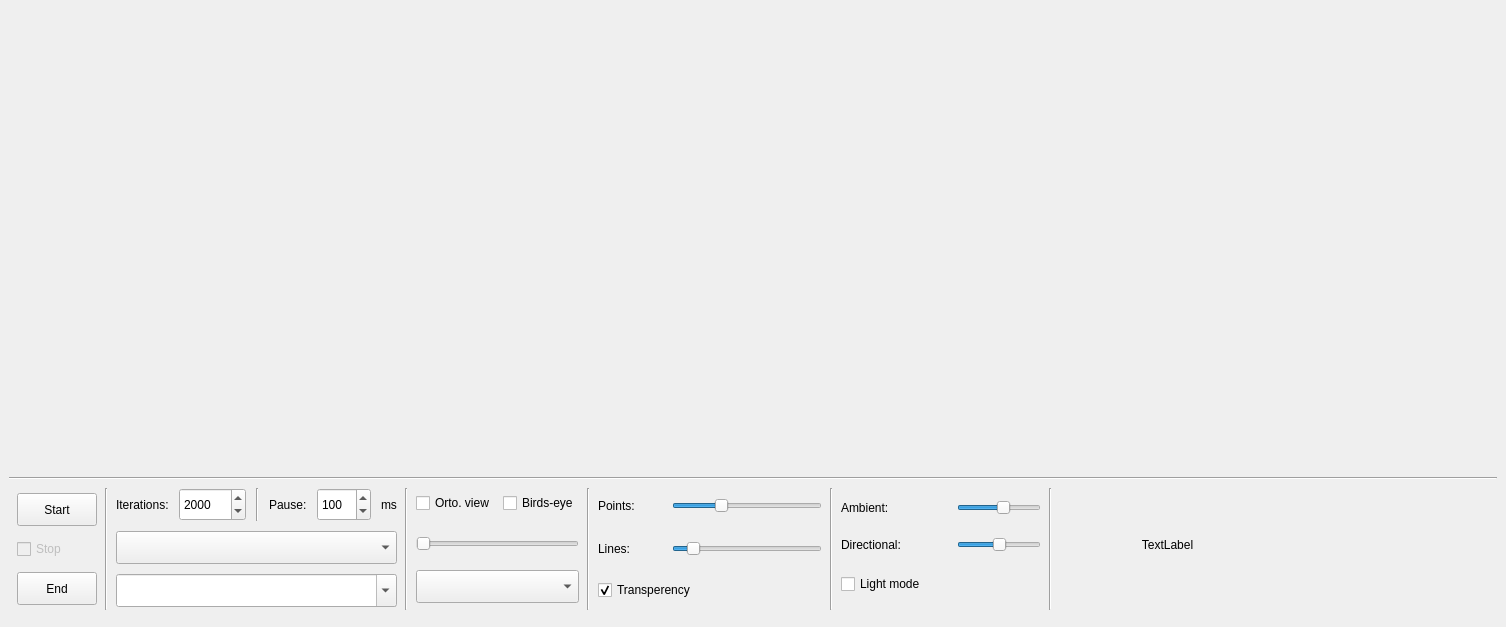
<?xml version="1.0" encoding="UTF-8"?>
<ui version="4.0">
 <class>MainWindow</class>
 <widget class="QMainWindow" name="MainWindow">
  <property name="geometry">
   <rect>
    <x>0</x>
    <y>0</y>
    <width>1506</width>
    <height>627</height>
   </rect>
  </property>
  <property name="sizePolicy">
   <sizepolicy hsizetype="Preferred" vsizetype="Minimum">
    <horstretch>0</horstretch>
    <verstretch>0</verstretch>
   </sizepolicy>
  </property>
  <property name="minimumSize">
   <size>
    <width>0</width>
    <height>0</height>
   </size>
  </property>
  <property name="maximumSize">
   <size>
    <width>16777215</width>
    <height>16777215</height>
   </size>
  </property>
  <property name="windowTitle">
   <string>Optimization test</string>
  </property>
  <widget class="QWidget" name="centralwidget">
   <layout class="QVBoxLayout" name="verticalLayout_8">
    <property name="spacing">
     <number>8</number>
    </property>
    <item>
     <layout class="QVBoxLayout" name="verticalLayout_2">
      <property name="spacing">
       <number>0</number>
      </property>
      <item>
       <layout class="QHBoxLayout" name="widgetsHL">
        <property name="spacing">
         <number>1</number>
        </property>
        <item>
         <spacer name="verticalSpacer_2">
          <property name="orientation">
           <enum>Qt::Vertical</enum>
          </property>
          <property name="sizeHint" stdset="0">
           <size>
            <width>0</width>
            <height>0</height>
           </size>
          </property>
         </spacer>
        </item>
       </layout>
      </item>
      <item>
       <widget class="Line" name="line_6">
        <property name="orientation">
         <enum>Qt::Horizontal</enum>
        </property>
       </widget>
      </item>
     </layout>
    </item>
    <item>
     <layout class="QHBoxLayout" name="horizontalLayout_3">
      <property name="leftMargin">
       <number>8</number>
      </property>
      <property name="topMargin">
       <number>0</number>
      </property>
      <property name="rightMargin">
       <number>8</number>
      </property>
      <property name="bottomMargin">
       <number>8</number>
      </property>
      <item>
       <layout class="QVBoxLayout" name="verticalLayout">
        <property name="spacing">
         <number>8</number>
        </property>
        <item>
         <widget class="QPushButton" name="startPB">
          <property name="minimumSize">
           <size>
            <width>0</width>
            <height>33</height>
           </size>
          </property>
          <property name="maximumSize">
           <size>
            <width>200</width>
            <height>16777215</height>
           </size>
          </property>
          <property name="text">
           <string>Start</string>
          </property>
         </widget>
        </item>
        <item>
         <widget class="QCheckBox" name="stopCB">
          <property name="enabled">
           <bool>false</bool>
          </property>
          <property name="text">
           <string>Stop</string>
          </property>
          <property name="checkable">
           <bool>true</bool>
          </property>
         </widget>
        </item>
        <item>
         <widget class="QPushButton" name="endPB">
          <property name="minimumSize">
           <size>
            <width>0</width>
            <height>33</height>
           </size>
          </property>
          <property name="maximumSize">
           <size>
            <width>200</width>
            <height>16777215</height>
           </size>
          </property>
          <property name="text">
           <string>End</string>
          </property>
         </widget>
        </item>
       </layout>
      </item>
      <item>
       <widget class="Line" name="line_2">
        <property name="orientation">
         <enum>Qt::Vertical</enum>
        </property>
       </widget>
      </item>
      <item>
       <layout class="QVBoxLayout" name="verticalLayout_5">
        <property name="spacing">
         <number>10</number>
        </property>
        <property name="bottomMargin">
         <number>3</number>
        </property>
        <item>
         <layout class="QHBoxLayout" name="horizontalLayout_4">
          <item>
           <widget class="QLabel" name="label">
            <property name="text">
             <string>Iterations:</string>
            </property>
           </widget>
          </item>
          <item>
           <widget class="QSpinBox" name="iterationsSB">
            <property name="sizePolicy">
             <sizepolicy hsizetype="MinimumExpanding" vsizetype="Fixed">
              <horstretch>0</horstretch>
              <verstretch>0</verstretch>
             </sizepolicy>
            </property>
            <property name="minimumSize">
             <size>
              <width>0</width>
              <height>33</height>
             </size>
            </property>
            <property name="maximumSize">
             <size>
              <width>100</width>
              <height>16777215</height>
             </size>
            </property>
            <property name="minimum">
             <number>100</number>
            </property>
            <property name="maximum">
             <number>1000000000</number>
            </property>
            <property name="singleStep">
             <number>500</number>
            </property>
            <property name="value">
             <number>2000</number>
            </property>
           </widget>
          </item>
          <item>
           <widget class="Line" name="line_4">
            <property name="orientation">
             <enum>Qt::Vertical</enum>
            </property>
           </widget>
          </item>
          <item>
           <widget class="QLabel" name="label_3">
            <property name="text">
             <string>Pause:</string>
            </property>
           </widget>
          </item>
          <item>
           <widget class="QSpinBox" name="iterationPauseSB">
            <property name="sizePolicy">
             <sizepolicy hsizetype="MinimumExpanding" vsizetype="Fixed">
              <horstretch>0</horstretch>
              <verstretch>0</verstretch>
             </sizepolicy>
            </property>
            <property name="minimumSize">
             <size>
              <width>0</width>
              <height>33</height>
             </size>
            </property>
            <property name="maximumSize">
             <size>
              <width>100</width>
              <height>16777215</height>
             </size>
            </property>
            <property name="maximum">
             <number>5000</number>
            </property>
            <property name="value">
             <number>100</number>
            </property>
           </widget>
          </item>
          <item>
           <widget class="QLabel" name="label_2">
            <property name="text">
             <string>ms</string>
            </property>
           </widget>
          </item>
         </layout>
        </item>
        <item>
         <widget class="QComboBox" name="comboBox">
          <property name="sizePolicy">
           <sizepolicy hsizetype="MinimumExpanding" vsizetype="Fixed">
            <horstretch>0</horstretch>
            <verstretch>0</verstretch>
           </sizepolicy>
          </property>
          <property name="minimumSize">
           <size>
            <width>0</width>
            <height>33</height>
           </size>
          </property>
          <property name="maximumSize">
           <size>
            <width>16777215</width>
            <height>16777215</height>
           </size>
          </property>
         </widget>
        </item>
        <item>
         <widget class="QComboBox" name="nameCB">
          <property name="sizePolicy">
           <sizepolicy hsizetype="MinimumExpanding" vsizetype="Fixed">
            <horstretch>0</horstretch>
            <verstretch>0</verstretch>
           </sizepolicy>
          </property>
          <property name="minimumSize">
           <size>
            <width>0</width>
            <height>33</height>
           </size>
          </property>
          <property name="maximumSize">
           <size>
            <width>16777215</width>
            <height>16777215</height>
           </size>
          </property>
          <property name="font">
           <font>
            <family>Monospace</family>
           </font>
          </property>
          <property name="editable">
           <bool>true</bool>
          </property>
         </widget>
        </item>
       </layout>
      </item>
      <item>
       <widget class="Line" name="line_3">
        <property name="orientation">
         <enum>Qt::Vertical</enum>
        </property>
       </widget>
      </item>
      <item>
       <layout class="QVBoxLayout" name="verticalLayout_6">
        <property name="spacing">
         <number>9</number>
        </property>
        <property name="bottomMargin">
         <number>4</number>
        </property>
        <item>
         <layout class="QHBoxLayout" name="horizontalLayout">
          <property name="spacing">
           <number>8</number>
          </property>
          <property name="topMargin">
           <number>4</number>
          </property>
          <property name="bottomMargin">
           <number>4</number>
          </property>
          <item>
           <widget class="QCheckBox" name="ortogonalViewCB">
            <property name="minimumSize">
             <size>
              <width>0</width>
              <height>0</height>
             </size>
            </property>
            <property name="text">
             <string>Orto. view</string>
            </property>
           </widget>
          </item>
          <item>
           <widget class="QCheckBox" name="birdsEyeCB">
            <property name="minimumSize">
             <size>
              <width>0</width>
              <height>0</height>
             </size>
            </property>
            <property name="text">
             <string>Birds-eye</string>
            </property>
            <property name="tristate">
             <bool>true</bool>
            </property>
           </widget>
          </item>
         </layout>
        </item>
        <item>
         <widget class="QSlider" name="scaleRateS">
          <property name="sizePolicy">
           <sizepolicy hsizetype="Preferred" vsizetype="Maximum">
            <horstretch>0</horstretch>
            <verstretch>0</verstretch>
           </sizepolicy>
          </property>
          <property name="minimumSize">
           <size>
            <width>0</width>
            <height>33</height>
           </size>
          </property>
          <property name="maximumSize">
           <size>
            <width>16777215</width>
            <height>16777215</height>
           </size>
          </property>
          <property name="maximum">
           <number>100</number>
          </property>
          <property name="singleStep">
           <number>1</number>
          </property>
          <property name="pageStep">
           <number>1</number>
          </property>
          <property name="tracking">
           <bool>true</bool>
          </property>
          <property name="orientation">
           <enum>Qt::Horizontal</enum>
          </property>
          <property name="invertedAppearance">
           <bool>false</bool>
          </property>
          <property name="invertedControls">
           <bool>false</bool>
          </property>
          <property name="tickPosition">
           <enum>QSlider::NoTicks</enum>
          </property>
          <property name="tickInterval">
           <number>1</number>
          </property>
         </widget>
        </item>
        <item>
         <widget class="QComboBox" name="colormapCB">
          <property name="sizePolicy">
           <sizepolicy hsizetype="Preferred" vsizetype="Fixed">
            <horstretch>0</horstretch>
            <verstretch>0</verstretch>
           </sizepolicy>
          </property>
          <property name="minimumSize">
           <size>
            <width>0</width>
            <height>33</height>
           </size>
          </property>
          <property name="maximumSize">
           <size>
            <width>256</width>
            <height>16777215</height>
           </size>
          </property>
          <property name="styleSheet">
           <string notr="true"/>
          </property>
          <property name="iconSize">
           <size>
            <width>256</width>
            <height>22</height>
           </size>
          </property>
         </widget>
        </item>
       </layout>
      </item>
      <item>
       <widget class="Line" name="line_5">
        <property name="orientation">
         <enum>Qt::Vertical</enum>
        </property>
       </widget>
      </item>
      <item>
       <layout class="QVBoxLayout" name="verticalLayout_3">
        <property name="spacing">
         <number>9</number>
        </property>
        <property name="bottomMargin">
         <number>4</number>
        </property>
        <item>
         <layout class="QHBoxLayout" name="horizontalLayout_5">
          <property name="topMargin">
           <number>4</number>
          </property>
          <property name="bottomMargin">
           <number>4</number>
          </property>
          <item>
           <widget class="QLabel" name="label_4">
            <property name="minimumSize">
             <size>
              <width>65</width>
              <height>0</height>
             </size>
            </property>
            <property name="maximumSize">
             <size>
              <width>64</width>
              <height>16777215</height>
             </size>
            </property>
            <property name="text">
             <string>Points:</string>
            </property>
           </widget>
          </item>
          <item>
           <widget class="QSlider" name="pointsSizeS">
            <property name="sizePolicy">
             <sizepolicy hsizetype="Preferred" vsizetype="Fixed">
              <horstretch>0</horstretch>
              <verstretch>0</verstretch>
             </sizepolicy>
            </property>
            <property name="minimumSize">
             <size>
              <width>150</width>
              <height>0</height>
             </size>
            </property>
            <property name="minimum">
             <number>1</number>
            </property>
            <property name="maximum">
             <number>30</number>
            </property>
            <property name="value">
             <number>10</number>
            </property>
            <property name="orientation">
             <enum>Qt::Horizontal</enum>
            </property>
           </widget>
          </item>
         </layout>
        </item>
        <item>
         <layout class="QHBoxLayout" name="horizontalLayout_6">
          <item>
           <widget class="QLabel" name="label_5">
            <property name="minimumSize">
             <size>
              <width>65</width>
              <height>0</height>
             </size>
            </property>
            <property name="maximumSize">
             <size>
              <width>64</width>
              <height>16777215</height>
             </size>
            </property>
            <property name="text">
             <string>Lines:</string>
            </property>
           </widget>
          </item>
          <item>
           <widget class="QSlider" name="linesSizeS">
            <property name="sizePolicy">
             <sizepolicy hsizetype="Preferred" vsizetype="Fixed">
              <horstretch>0</horstretch>
              <verstretch>0</verstretch>
             </sizepolicy>
            </property>
            <property name="minimumSize">
             <size>
              <width>150</width>
              <height>33</height>
             </size>
            </property>
            <property name="minimum">
             <number>0</number>
            </property>
            <property name="maximum">
             <number>100</number>
            </property>
            <property name="pageStep">
             <number>3</number>
            </property>
            <property name="value">
             <number>10</number>
            </property>
            <property name="orientation">
             <enum>Qt::Horizontal</enum>
            </property>
           </widget>
          </item>
         </layout>
        </item>
        <item>
         <layout class="QHBoxLayout" name="horizontalLayout_2">
          <item>
           <widget class="QCheckBox" name="transperencyCB">
            <property name="text">
             <string>Transperency</string>
            </property>
            <property name="checked">
             <bool>true</bool>
            </property>
           </widget>
          </item>
         </layout>
        </item>
       </layout>
      </item>
      <item>
       <widget class="Line" name="line">
        <property name="orientation">
         <enum>Qt::Vertical</enum>
        </property>
       </widget>
      </item>
      <item>
       <layout class="QVBoxLayout" name="verticalLayout_9">
        <property name="spacing">
         <number>10</number>
        </property>
        <property name="bottomMargin">
         <number>3</number>
        </property>
        <item>
         <layout class="QHBoxLayout" name="horizontalLayout_7">
          <item>
           <widget class="QLabel" name="label_6">
            <property name="minimumSize">
             <size>
              <width>106</width>
              <height>0</height>
             </size>
            </property>
            <property name="text">
             <string>Ambient: </string>
            </property>
           </widget>
          </item>
          <item>
           <widget class="QSlider" name="ambientRateS">
            <property name="sizePolicy">
             <sizepolicy hsizetype="Preferred" vsizetype="Fixed">
              <horstretch>0</horstretch>
              <verstretch>0</verstretch>
             </sizepolicy>
            </property>
            <property name="minimumSize">
             <size>
              <width>0</width>
              <height>0</height>
             </size>
            </property>
            <property name="value">
             <number>56</number>
            </property>
            <property name="orientation">
             <enum>Qt::Horizontal</enum>
            </property>
           </widget>
          </item>
         </layout>
        </item>
        <item>
         <layout class="QHBoxLayout" name="horizontalLayout_8">
          <item>
           <widget class="QLabel" name="label_7">
            <property name="minimumSize">
             <size>
              <width>106</width>
              <height>0</height>
             </size>
            </property>
            <property name="text">
             <string>Directional:</string>
            </property>
           </widget>
          </item>
          <item>
           <widget class="QSlider" name="lightRateS">
            <property name="sizePolicy">
             <sizepolicy hsizetype="Preferred" vsizetype="Fixed">
              <horstretch>0</horstretch>
              <verstretch>0</verstretch>
             </sizepolicy>
            </property>
            <property name="minimumSize">
             <size>
              <width>0</width>
              <height>0</height>
             </size>
            </property>
            <property name="value">
             <number>50</number>
            </property>
            <property name="orientation">
             <enum>Qt::Horizontal</enum>
            </property>
           </widget>
          </item>
         </layout>
        </item>
        <item>
         <widget class="QCheckBox" name="lightCB">
          <property name="minimumSize">
           <size>
            <width>0</width>
            <height>0</height>
           </size>
          </property>
          <property name="text">
           <string>Light mode</string>
          </property>
         </widget>
        </item>
       </layout>
      </item>
      <item>
       <widget class="Line" name="line_7">
        <property name="orientation">
         <enum>Qt::Vertical</enum>
        </property>
       </widget>
      </item>
      <item>
       <layout class="QVBoxLayout" name="verticalLayout_4">
        <property name="spacing">
         <number>15</number>
        </property>
        <item>
         <layout class="QVBoxLayout" name="verticalLayout_7">
          <property name="bottomMargin">
           <number>8</number>
          </property>
          <item>
           <widget class="QLabel" name="infoL">
            <property name="sizePolicy">
             <sizepolicy hsizetype="Expanding" vsizetype="Preferred">
              <horstretch>0</horstretch>
              <verstretch>0</verstretch>
             </sizepolicy>
            </property>
            <property name="text">
             <string>TextLabel</string>
            </property>
            <property name="alignment">
             <set>Qt::AlignCenter</set>
            </property>
           </widget>
          </item>
         </layout>
        </item>
       </layout>
      </item>
      <item>
       <spacer name="horizontalSpacer">
        <property name="orientation">
         <enum>Qt::Horizontal</enum>
        </property>
        <property name="sizeHint" stdset="0">
         <size>
          <width>40</width>
          <height>20</height>
         </size>
        </property>
       </spacer>
      </item>
     </layout>
    </item>
   </layout>
  </widget>
 </widget>
 <resources/>
 <connections/>
</ui>
